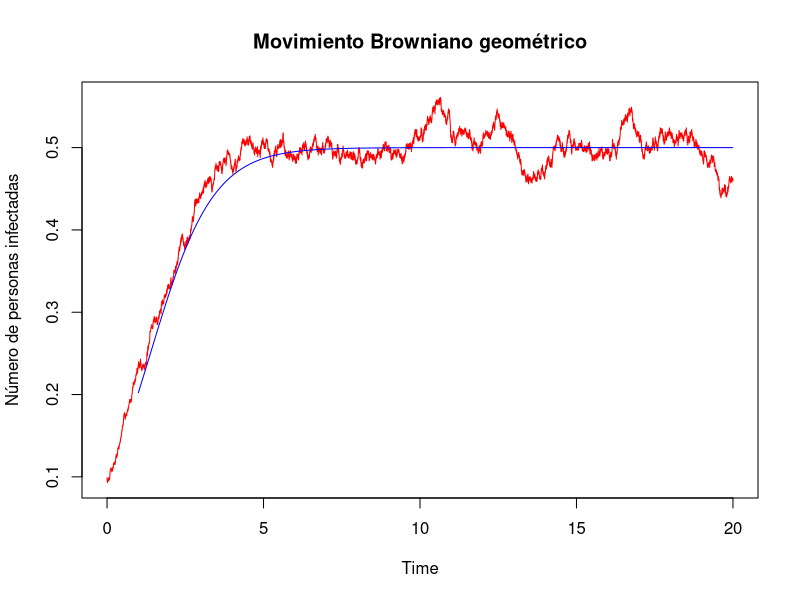

The R source for this figure:
# Esta es una prueba
library(tidyverse)

rando <- function(p){
  #Genera una variable aleatoria en 1,2,...,n dado un vector de distribución
  u <- runif(1)
  i <- 1
  s <- p[1]
  while ((u>s) && (i<length(p))){
    i <- i+1
    s <- s + p[i]
  }
  return(i)
}

#Genera matriz Q
beta  <- 2
gamma <- 1
N     <- 1000
I0    <- 100
S     <- c(1:(N+2)-1)
Q     <- matrix(rep(0, len = (N+1)*(N+1)), nrow = N+1)

lambda <- rep(0,N+1)

for (k in 2:N){
  qk = (gamma*(k-1) + (beta/N) * (k-1)* (N-(k-1)))
  Q[k,k-1] <- gamma * (k-1)/qk
  Q[k,k+1] <- (beta/N)*(k-1)*(N-(k-1))/qk
  lambda[k]<-qk
}

lambda[1]   <- 1 
lambda[N+1] <- 1
Q[1,1]      <- 1
Q[N+1, N+1] <- 1

mu     <- rep(0,N+1)
mu[I0] <- 1
Ts     <- NULL
x      <- NULL
Ts[1]  <- 0
x[1]   <- rando(mu)
i      <- 1

# Simulación
while (Ts[i] < 20) {
  Ts[i+1] <- Ts[i] - (log(runif(1))/lambda[x[i]]) #generando una v.a. exponencial para el tiempo de saltos
  x[i+1]  <- rando(Q[x[i],]) # use Q to make state transitions
  if (x[i+1] == 1) {
    print("disease died out")
    break
  } else {
    i <- i + 1
  }
}

# Plotting
S[x] <- S[x] / N
i <- length(Ts)-1
t <- seq(1,Ts[i],by=.01)
y <-  ((beta - 1)*(I0/N)*exp((beta-1)*t))/((beta - 1) - beta *(I0/N)*(1-exp((beta - 1)*t)))

plot(Ts, S[x], type = 'l', main = 'Movimiento Browniano geométrico', 
     xlab = 'Time', ylab = 'Número de personas infectadas', col = 'red')
lines(t, y, col = 'blue')




